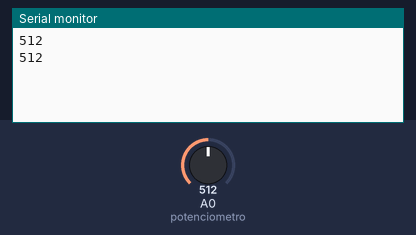
This sketch was run on a simulated Arduino Uno, built with avr-gcc and run on an emulated ATmega328P. On the bench: the last lines printed to the serial monitor. The test bench sets the inputs (shaded band); at power-on: A0 (potenciometro) = 512.

Above: at 1.2 s.
1.3 s: A0 (potenciometro) set to 716
At 2.6 s:
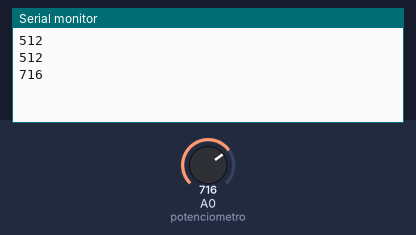
2.8 s: A0 (potenciometro) set to 900
At 3.6 s:
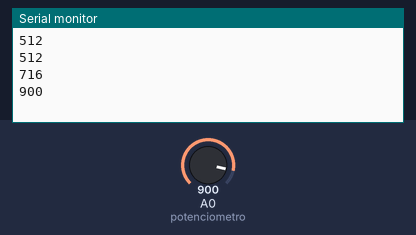
Timing chart, 0 to 5.8 s (numbered marks = the images above; inputs shaded):
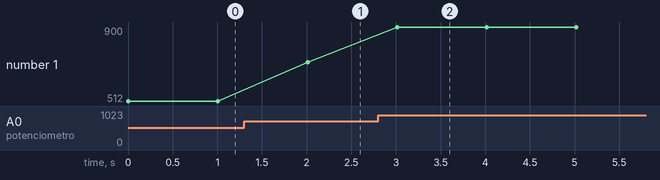

The sketch:

E_4_P_5_SendDP_ValMayor.ino
```cpp
int potenciometro = A0;
int tamMuestra = 30;

void setup() {
  // put your setup code here, to run once:
Serial.begin(9600);
}

int valMayor = -1;
int i,valor;
void loop() {
  // put your main code here, to run repeatedly:
  //Preprocesamiento de datos...
  for(i=0;i<tamMuestra; i++){
    valor = analogRead(potenciometro); //buscar dismunuir el efecto del ruido

    if(valor>valMayor){
      valMayor = valor;
    }

  }

  //Serial.println("Valor=" + String(valor));
  Serial.println(valMayor);
  delay(1000);
}
//Ejercicio 1. Moda
//Ejercicio 2. Mediana. ***
// /dev/cu.usbmodem1101
```

Measured:
- after the input at 1.3 s, the serial monitor: prints a new line after 0.71 s (image 1)
- after the input at 2.8 s, the serial monitor: prints a new line after 0.21 s (image 2)
- plotted number 1: 512 → 716 after the input at 1.3 s, 716 → 900 after the input at 2.8 s
